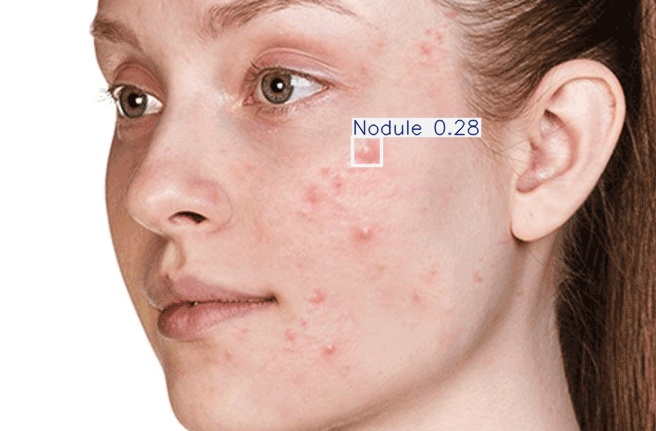
#> input picture runs/detect/predict/image.jpg, 656 x 431 px
$ python -i preprocess_face.py   (imports and definitions only)
#> lines starting #> are read from the running program, lines starting #| are printed output that depends on the picture
#> further down, picture is the input picture: shape (431, 656, 3); mean B, G, R 159.2, 169.6, 202.3
import cv2
import numpy as np

def white_balance(img):
    result = cv2.cvtColor(img, cv2.COLOR_BGR2LAB)
#> result: shape (431, 656, 3); mean of channels 0, 1, 2 181.7, 138.9, 138.4
    l, a, b = cv2.split(result)
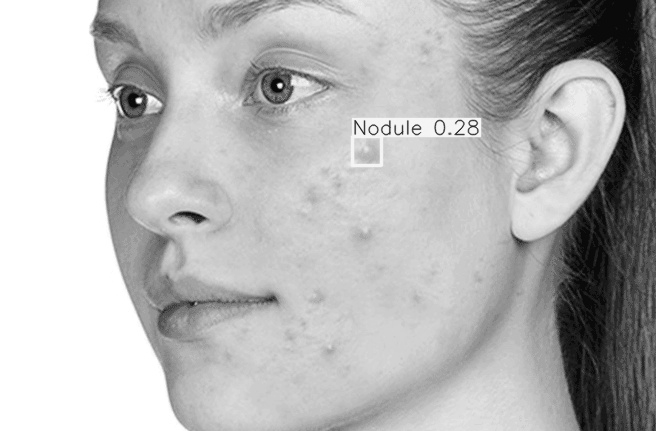
#> l: shape (431, 656); min 5, max 255, mean 181.7
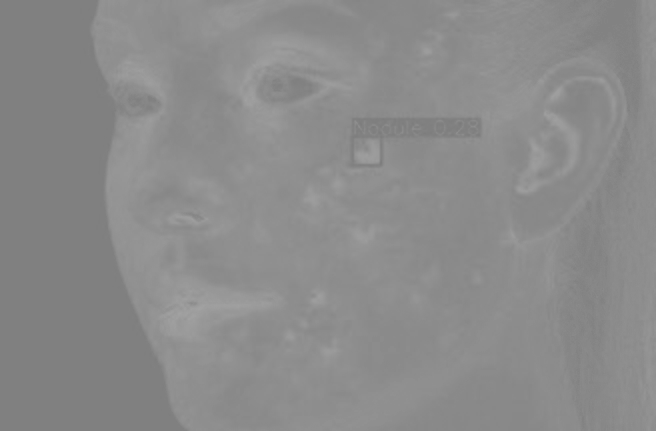
#> a: shape (431, 656); min 123, max 162, mean 138.9
    l = cv2.equalizeHist(l)
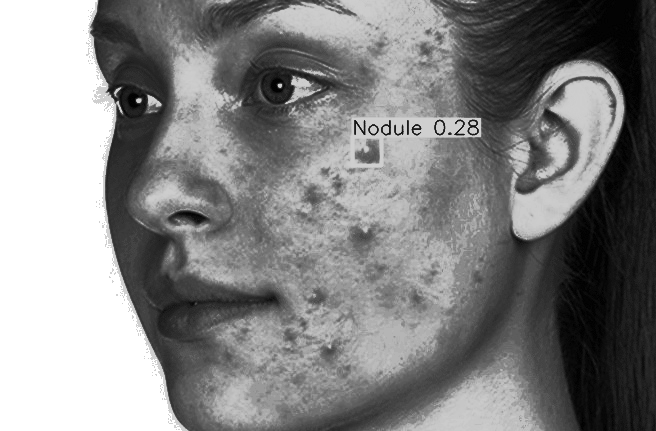
#> l: shape (431, 656); min 0, max 255, mean 132.6
    return cv2.cvtColor(cv2.merge([l, a, b]), cv2.COLOR_LAB2BGR)
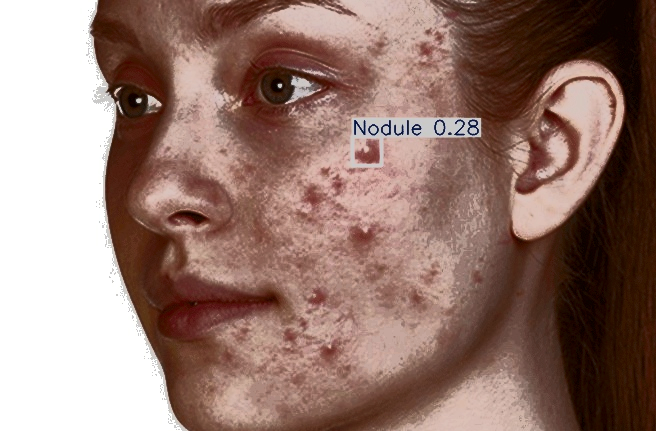
#> returned value: shape (431, 656, 3); mean B, G, R 111.9, 121.3, 150.4

def smooth_detail_enhance(img):
    # Bilateral filter preserves edges
    blur = cv2.bilateralFilter(img, 13, 90, 90)
    sharp = cv2.addWeighted(img, 1.3, blur, -0.3, 0)
    return sharp

def adaptive_gamma(img):
    gray = cv2.cvtColor(img, cv2.COLOR_BGR2GRAY)
    mean_val = np.mean(gray)
#> mean_val = 128.9
    gamma = 1.0 + (0.5 - mean_val / 255.0)
#> gamma = 0.994
    gamma = np.clip(gamma, 0.6, 1.4)
    table = np.array([(i / 255.0) ** gamma * 255 for i in range(256)]).astype("uint8")
#> table = 256 values from 0 to 255
    return cv2.LUT(img, table)

def preprocess_face(img):
    img = white_balance(img)
    img = smooth_detail_enhance(img)
    img = adaptive_gamma(img)
    return img

>>> import cv2
>>> picture = cv2.imread('../runs/detect/predict/image.jpg')
>>> result = preprocess_face(picture)
